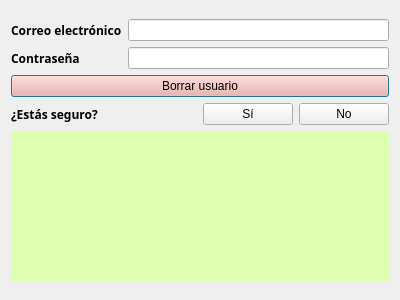
<?xml version="1.0" encoding="UTF-8"?>
<ui version="4.0">
 <class>Dialog</class>
 <widget class="QDialog" name="Dialog">
  <property name="geometry">
   <rect>
    <x>0</x>
    <y>0</y>
    <width>400</width>
    <height>300</height>
   </rect>
  </property>
  <property name="windowTitle">
   <string>Borrando información de una base de datos</string>
  </property>
  <layout class="QGridLayout" name="gridLayout">
   <item row="0" column="0">
    <layout class="QVBoxLayout" name="verticalLayout_3">
     <item>
      <layout class="QHBoxLayout" name="horizontalLayout">
       <item>
        <layout class="QVBoxLayout" name="verticalLayout_2">
         <item>
          <widget class="QLabel" name="label">
           <property name="font">
            <font>
             <family>Arial Black</family>
             <weight>75</weight>
             <bold>true</bold>
             <strikeout>false</strikeout>
            </font>
           </property>
           <property name="text">
            <string>Correo electrónico</string>
           </property>
          </widget>
         </item>
         <item>
          <widget class="QLabel" name="label_2">
           <property name="font">
            <font>
             <family>Arial Black</family>
             <weight>75</weight>
             <bold>true</bold>
             <strikeout>false</strikeout>
            </font>
           </property>
           <property name="text">
            <string>Contraseña</string>
           </property>
          </widget>
         </item>
        </layout>
       </item>
       <item>
        <layout class="QVBoxLayout" name="verticalLayout">
         <item>
          <widget class="QLineEdit" name="lineEditEmailAddress"/>
         </item>
         <item>
          <widget class="QLineEdit" name="lineEditPassword">
           <property name="echoMode">
            <enum>QLineEdit::Password</enum>
           </property>
          </widget>
         </item>
        </layout>
       </item>
      </layout>
     </item>
     <item>
      <widget class="QPushButton" name="pushButtonDelete">
       <property name="styleSheet">
        <string notr="true">background-color: rgb(254, 167, 152);</string>
       </property>
       <property name="text">
        <string>Borrar usuario</string>
       </property>
      </widget>
     </item>
     <item>
      <layout class="QHBoxLayout" name="horizontalLayout_3">
       <item>
        <widget class="QLabel" name="labelSure">
         <property name="font">
          <font>
           <family>Arial Black</family>
           <weight>75</weight>
           <bold>true</bold>
           <strikeout>false</strikeout>
          </font>
         </property>
         <property name="text">
          <string>¿Estás seguro?</string>
         </property>
        </widget>
       </item>
       <item>
        <layout class="QHBoxLayout" name="horizontalLayout_2">
         <item>
          <widget class="QPushButton" name="pushButtonYes">
           <property name="text">
            <string>Sí</string>
           </property>
          </widget>
         </item>
         <item>
          <widget class="QPushButton" name="pushButtonNo">
           <property name="text">
            <string>No</string>
           </property>
          </widget>
         </item>
        </layout>
       </item>
      </layout>
     </item>
     <item>
      <widget class="QLabel" name="labelResponse">
       <property name="maximumSize">
        <size>
         <width>16777215</width>
         <height>150</height>
        </size>
       </property>
       <property name="styleSheet">
        <string notr="true">background-color: rgb(254, 188, 142);
background-color: rgb(222, 255, 175);</string>
       </property>
       <property name="text">
        <string/>
       </property>
      </widget>
     </item>
    </layout>
   </item>
  </layout>
 </widget>
 <resources/>
 <connections/>
</ui>
